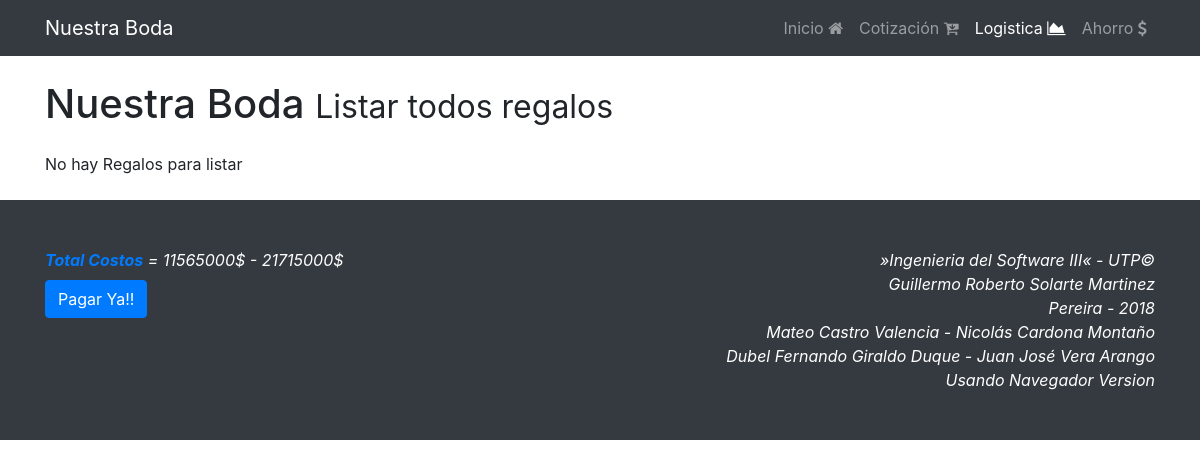
The page /logistica/listar_todos_regalos on the database as committed earlier.
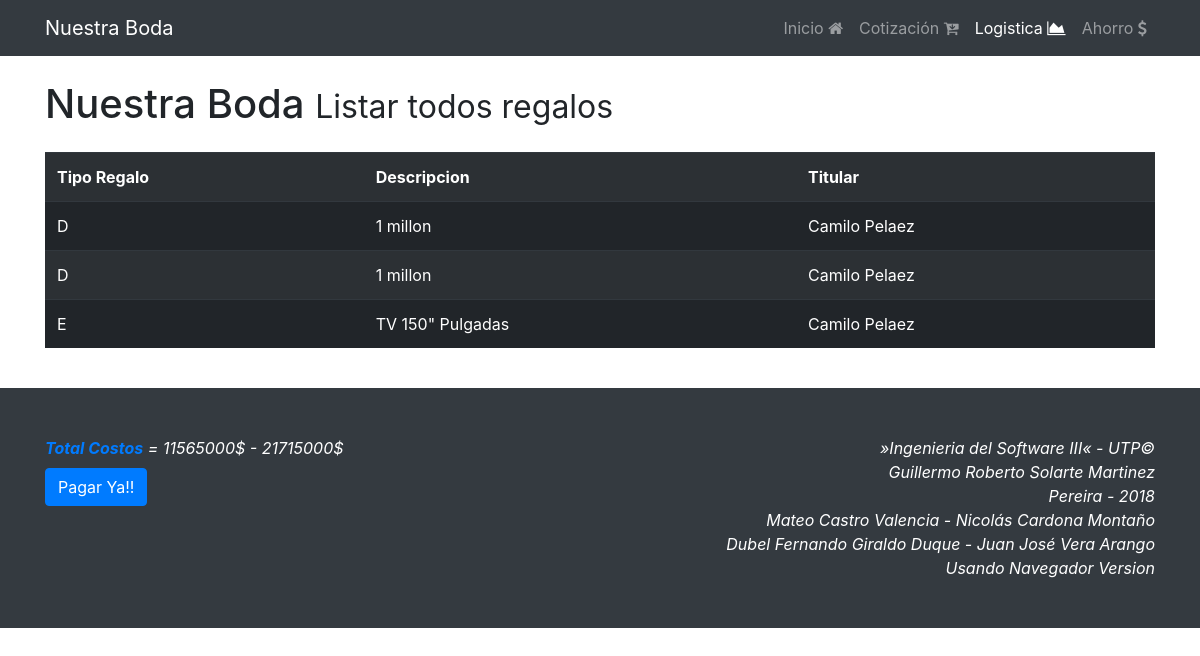
The same page on the database as committed later.
### app/models.py (models this page shows, shortened)
class Regalo(models.Model):
	id = models.AutoField(primary_key=True)
	tipo = models.CharField(max_length=5)
	descripcion = models.CharField(max_length=100)
	titular = models.ManyToManyField("Invitado", related_name="user")

### app/views.py (the view)
# urls.py: path('logistica/listar_todos_regalos', views.listar_todos_regalos, name='listar_todos_regalos'),
def listar_todos_regalos(request):
	bodas = Boda.objects.all()
	if bodas:
		boda = Boda.objects.all()[0]
		costos = "{}$ - {}$".format(boda.costo_bajo, boda.costo_alto)
	else:
		costos = "No hay registro de boda"
	invitados = Invitado.objects.all()
	lista = []
	regalos = []
	for invitado in invitados:
		lista = list(Regalo.objects.all().filter(titular=invitado))
		for l in lista:
			regalo = {}
			regalo["tipo"] = l.tipo
			regalo["descripcion"] = l.descripcion
			regalo["titular"] = "{} {}".format(invitado.nombre, invitado.apellido)
			regalos.append(regalo)
	mode = True
	if not len(regalos):
		msg = "No hay Regalos para listar"
		mode = False
	else:
		msg = ""
	context = {
		'costos' : costos,
		'regalos' : regalos,
		'mode' : mode,
		'msg' : msg,
	}
	return render(request, 'listar_todos_regalos.html', context)

### app/templates/listar_todos_regalos.html (shortened to what this page needs)
{% extends "base.html" %}
{% load static %}
{% block active_log %}<li class="nav-item active">{% endblock %}
{% block jumbotrom %}Listar todos regalos{% endblock %}
{% block container %}
{{msg}}
	{% if mode %}
		<table style="width:100%" class="table table-striped table-dark table-hover">
	  	<tr>
		    <th>Tipo Regalo</th>
		    <th>Descripcion</th>
		    <th>Titular</th>
	  	</tr>
		{% for regalo in regalos %}
		<tr>
		    <td>{{regalo.tipo}}</td>
		    <td>{{regalo.descripcion}} </td>
		    <td>{{regalo.titular}}</td>
  		</tr>
  		{% endfor %}
  		</table>
	{% endif %}
{% endblock %}
{% block costos %}{{costos}}{% endblock %}

Rows that differ between the two databases and show on the page:
added Regalo: descripcion "1 millon"
added Regalo: descripcion "1 millon"
added Regalo: descripcion "TV 150\" Pulgadas"
Other text that changed with them:
{{ msg }}: "No hay Regalos para listar" → (not shown)
text now shown: "Tipo Regalo Descripcion Titular"
new list line: "D Camilo Pelaez"
new list line: "E Camilo Pelaez"
